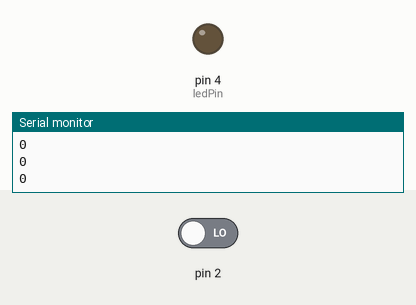
This sketch was run on a simulated Arduino Uno, built with avr-gcc and run on an emulated ATmega328P. On the bench: output pins drawn as LEDs (lit = HIGH), the last lines printed to the serial monitor. The inputs (shaded band) are chosen by the test bench; at power-on: pin 2 LOW.

Above: at 2.8 s.
2.9 s: pin 2 driven HIGH
At 3.6 s:
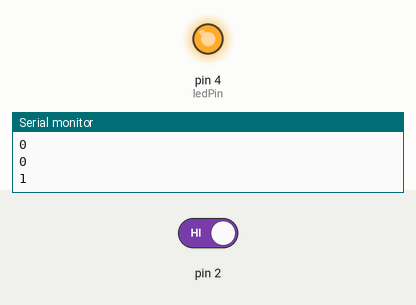
4.5 s: pin 2 driven LOW
At 6.3 s:
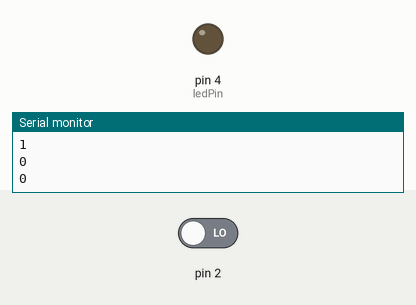
Timing chart, 0 to 7.8 s (numbered marks = the images above; inputs shaded):
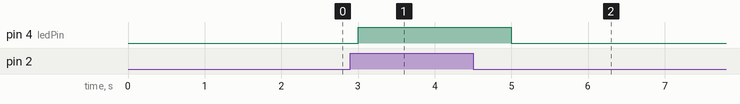

Measured:
- after the input at 2.9 s, pin 4 (ledPin): LOW → HIGH after 0.10 s
- after the input at 4.5 s, pin 4 (ledPin): HIGH → LOW after 0.50 s

The sketch:

coffeeSensor.ino
```cpp
/*
    Program to capture sound and movement on the MARS Drink machine.
    This data will then be sent to Azure IoT Hub for display.
*/

//includes
#include <stdlib.h>

const int ledPin = 4;

//function to run on startup or when the board is reset.
void setup() {
    Serial.begin(115200);
    //initialize the output pin for the LED.
    //pinMode(LED_BUILTIN, OUTPUT);
    Serial.println("in setup mode");
    pinMode(ledPin, OUTPUT);
}

//the loop function runs over and over ....
void loop() {
    //read the value fo the vibration sensor
    int piezoValue = digitalRead(2);
    Serial.println(piezoValue);

    if(piezoValue == HIGH)
    {
        digitalWrite(ledPin, HIGH);
    }
    else
    {
        digitalWrite(ledPin, LOW);
    }
    delay(1000);
}
```
